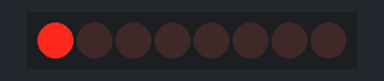
The sketch below on a simulated Arduino Uno, built with avr-gcc and run on an emulated ATmega328P. On the bench: 8 shift-register outputs drawn as a row of LEDs (first output left, lit = HIGH).

Above: at 0.1 s.
At 23.6 s:
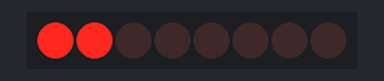
At 47.1 s:
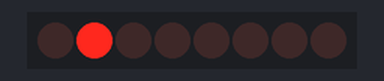
At 117.7 s:
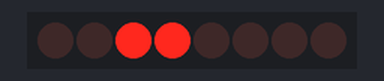
Timing chart, 0 to 119.2 s (numbered marks = the images above):
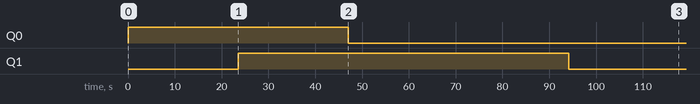

Measured:
- by itself, Q0: LOW → HIGH at 0.00 s, → LOW 47.1 s later
- by itself, Q1: LOW → HIGH at 23.5 s, → LOW 70.6 s later

The sketch:

575_mux.ino
```cpp
#include "Stepper595.h"
byte lnA   =  0x01; //blue
byte lnB   =  0x02; // pink
byte lnC   =  0x04; //yellow
byte lnD   =  0x08; //orange
uint8_t latchPin = 6;  // Latch pin of 74HC595 is connected to Digital pin 5
uint8_t clockPin = 5; // Clock pin of 74HC595 is connected to Digital pin 6
uint8_t dataPin = 4;  // Data pin of 74HC595 is connected to Digital pin 4
byte sqq[8]; /*= {
              B01110000,
              B01100000,
              B00111000,
              B01001000,
              B01011000,
              B00011000,
              B00111000,
              B00110000
            };*/

/*
 * setup() - this function runs once when you turn your Arduino on
 * We initialize the serial connection with the computer
 */
 Stepper595 * stt = new Stepper595(lnA,lnB,lnC,lnD,latchPin,clockPin,dataPin);
 String readString;
void setup()
{
  Serial.begin(9600); // open the serial port at 9600 bps:

  /*sqq[0] = lnA;
  sqq[1] = lnA|lnB;
  sqq[2] = lnB;
  sqq[3] = lnB|lnC;
  sqq[4] = lnC;
  sqq[5] = lnC|lnD;
  sqq[6] = lnD;
  sqq[7] = lnA|lnD;*/
  stt->setSpeed(10);
  // Set all the pins of 74HC595 as OUTPUT
  pinMode(latchPin, OUTPUT);
  pinMode(dataPin, OUTPUT);
  pinMode(clockPin, OUTPUT);


}

/*
 * loop() - this function runs over and over again
 */
void loop()
{
  stt->step(10);
  delay(50);
  stt->step(-10);
   if (Serial.available() > 0) {
    int inByte = Serial.read();


    switch (inByte) {
      case 'c':
        Serial.print("cc\n");
        stt->step(-200);
        Serial.print("-----------\n");
        break;
      case 'w':
        Serial.print("cw\n");
        stt->step(200);
        Serial.print("-----------\n");
        break;

    }

  }


}
```

Stepper595.h
```cpp
#pragma once
#if defined(ARDUINO) && ARDUINO >= 100
#include <Arduino.h>
#else
#include <WProgram.h>
#endif
#include <string.h>
// #include <iostream>
using namespace std;

#ifndef STEPPER595_DEBUG
#define STEPPER595_DEBUG true
#endif
enum StepperDirection
{
    CW = 0,
    CC = 1
};
class Stepper595
{
private:
    const uint8_t fullRotationSteps = 4095; //4095 is a whole rotation
    uint8_t _pin1, _pin2, _pin3, _pin4;
    byte sequance[8]; // = {B01000, B01100, B00100, B00110, B00010, B00011, B00001, B01001};
    StepperDirection direction;

    uint8_t _mcuLatchPin = 6; // Latch pin of 74HC595 is connected to Digital pin 5
    uint8_t _mcuClockPin = 5; // Clock pin of 74HC595 is connected to Digital pin 6
    uint8_t _mcuDataPin = 4;  // Data pin of 74HC595 is connected to Digital pin 4
    long _time;               // store lasttime

    int8_t currentStep = 0;

    long stepperSpeed = 1000;  // milliseconds
    uint8_t stepperStepsJump = 1; // stages

    void buildSequence(bool reverese);
    void updateShiftRegister(byte data);
    void updateTime();
    byte getNextSequenceStep();


public:

    Stepper595(byte pin1, byte pin2, byte pin3, byte pin4, byte latchPin, byte clockPin, byte dataPin);
    ~Stepper595();
    void step(int8_t steps);
    void stop();
     void setSpeed(long whatSpeed);
};

Stepper595::Stepper595(byte pin1, byte pin2, byte pin3, byte pin4, byte latchPin, byte clockPin, byte dataPin)
{
    _pin1 = pin1;
    _pin2 = pin2;
    _pin3 = pin3;
    _pin4 = pin4;

    _mcuLatchPin = latchPin;
    _mcuClockPin = clockPin;
    _mcuDataPin = dataPin;

    this->setSpeed(5); // revs per minute

}
Stepper595::~Stepper595()
{
}

void Stepper595::buildSequence(bool reverese)
{
    if (reverese)
    {
        Serial.println("reverse");
        byte tmp = _pin4;
        _pin4 = _pin3;
        _pin3 = tmp;
    }
    sequance[0] = 0x00 | _pin1;
    sequance[1] = 0x00 | (_pin1 | _pin2);
    sequance[2] = 0x00 | _pin2;
    sequance[3] = 0x00 | (_pin2 | _pin3);
    sequance[4] = 0x00 | _pin3;
    sequance[5] = 0x00 | (_pin3 | _pin4);
    sequance[6] = 0x00 | _pin4;
    sequance[7] = 0x00 | (_pin1 | _pin4);
    /*
    sequance[0] = 0x00 | (_pin2 | _pin3 | _pin4); // step 1
    sequance[1] = 0x00 | (_pin3 | _pin4);         // step 2
    sequance[2] = 0x00 | (_pin1 | _pin3 | _pin4); // step 3
    sequance[3] = 0x00 | (_pin1 | _pin4);         // step 4
    sequance[4] = 0x00 | (_pin1 | _pin2 | _pin4); // step 5
    sequance[5] = 0x00 | (_pin1 | _pin2);         // step 6
    sequance[6] = 0x00 | (_pin1 | _pin2 | _pin3); // step 7
    sequance[7] = 0x00 | (_pin2 | _pin3);         // step 8
    */
}
void Stepper595::step(int8_t steps)
{
    StepperDirection prvDir = this->direction;
    this->direction = steps > 0 ? StepperDirection::CW : StepperDirection::CC;
    this->buildSequence(prvDir != this->direction);

    // set initial step
    if (this->direction == StepperDirection::CW)
        this->currentStep = 8;
    else
        this->currentStep = -1;

    if (steps != 0)
    {
        for (size_t i = 0; i < abs(steps); i++)
        {
            for (size_t j = 0; j < 8; j++)
            {
                updateShiftRegister(this->getNextSequenceStep());
                delay(this->stepperSpeed);
            }
        }
    }
    this->stop();
    delay(10);
}
/**
 *  Steps are between 0 - 7
 * **/
byte Stepper595::getNextSequenceStep()
{
    if (this->direction == StepperDirection::CW)
    {
        //Serial.println("going clockwise");
        this->currentStep++;
        if (this->currentStep > 7)
            this->currentStep = 0;
    }
    else
    {
        //Serial.println("going counter-clockwise");
        this->currentStep--;
        if (this->currentStep < 0)
            this->currentStep = 7;
    }
    return this->sequance[this->currentStep];
}
/*
 * updateShiftRegister() - This function sets the latchPin to low, then calls the Arduino function 'shiftOut' to shift out contents of variable 'leds' in the shift register before putting the 'latchPin' high again.
 */
void Stepper595::updateShiftRegister(byte data)
{

    digitalWrite(_mcuLatchPin, LOW); // set for writing

    //if (STEPPER595_DEBUG)
    //Serial.println("LATCH LOW");

    shiftOut(_mcuDataPin, _mcuClockPin, MSBFIRST, (byte)data); // set shift

    if (STEPPER595_DEBUG)
    {
        //Serial.println(data, BIN);
        //Serial.println(this->currentStep);
    }

    digitalWrite(_mcuLatchPin, HIGH); // write to 595

    //if (STEPPER595_DEBUG)
    //Serial.println("LATCH HIGH");
}

void Stepper595::stop()
{
    this->updateShiftRegister(0x00);
}

void Stepper595::updateTime()
{
    this->_time = micros();
}

/*
 * Sets the speed in revs per minute
 */
void Stepper595::setSpeed(long whatSpeed)
{
  this->stepperSpeed = 60L * 1000L * 1000L / this->fullRotationSteps / whatSpeed;
}
```
